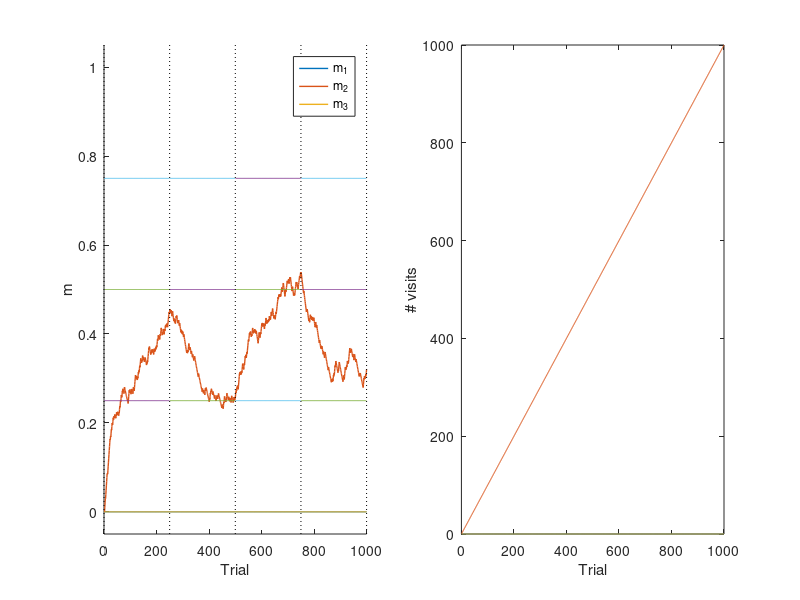

MATLAB code for this plot: (Note: this script raises an error after producing the figure.)
%%% Computational Neuroscience 2013 - 
%%% Dayan & Abbott exercise 9.6 - 

% Marije ter Wal - 2013


clear all; close all; clc

% settings
k       = 3; % number of arms
p       = [1/4, 1/2, 3/4]; 
assert(length(p) == k, 'Length of p vector does not match number of arms')

% show m-traces for single pair of epsilon and beta  

% settings
Ntrials = 1000;
Nswap   = 250; % # trials after which a policy change occurs
epsilon = 0.01; % learning rate; 0.01, 0.1 or 0.5
beta    = 100; % balance between exploration and exploitation; 1, 10, 100

% allocation & initialization
m       = zeros(Ntrials+1,k); 
reward  = zeros(Ntrials,k);
choice  = zeros(Ntrials,1);
Nvisits = zeros(Ntrials,k);
Ptrace  = zeros(Ntrials,k);

for n = 1:Ntrials
    % swap reward probabilities after Nswap trials
    Ptrace(n,:) = p;
    if mod(n,Nswap) == 0; 
        [~,Id] = sort(rand(3,1));
        p = p(Id);
        Ptrace(n,:) = NaN;
    end

    
    % make a choice
    Pk        = cumsum(exp(beta*m(n,:)) / sum(exp(beta*m(n,:)))); % probability distributions
    choice(n) = find(Pk-rand(1) >= 0, 1); % determines which arm is chosen
    C = choice(n);
    reward(n,C) = (sign(p(C) - rand(1)) + 1)/2; % win (1) or lose (0)?
    Nvisits(n:end,C) = Nvisits(n,C) + 1;

    fprintf('Arm %i was chosen and the reward was %i\n', choice(n), reward(n,choice(n)));
    
    % learn
    m(n+1:end,C) = m(n,C) + epsilon*(reward(n,C) - m(n,C));
end  

% plot results
figure('Position', [50, 50, 900, 500]);
subplot(121); hold on
plot(1:Ntrials, m(1:Ntrials,:)', 'linewidth', 1);
plot(1:Ntrials, Ptrace);
plot([0:Nswap:Ntrials;0:Nswap:Ntrials], [-0.05, 1.05],':k')
ylim([-0.05, 1.05]); ylabel('m');
xlabel('Trial')
legend({'m_{1}', 'm_{2}', 'm_{3}'});
subplot(122);
plot(1:Ntrials, Nvisits);
ylabel('# visits');
xlabel('Trial');

%% compare epsilon and beta

clear all; 

% settings
k       = 3; % number of arms
p       = [1/4, 1/2, 3/4];
        assert(length(p) == k, 'Length of p vector does not match number of arms')

% show m-traces for single pair of epsilon and beta

% settings
Ntrials = 20000;
Nswap   = 250;
epsilon = [0.01,0.1,0.5]; % learning rate; 0.01, 0.1 or 0.5
beta    = [5,10,100]; % balance between exploration and exploitation; 1, 10, 100

% allocation
data    = zeros(length(epsilon), length(beta));

for e = 1:length(epsilon);
    for b = 1:length(beta);
        
        % reset random number generator
        s = RandStream('mcg16807','Seed',1);
        RandStream.setGlobalStream(s);

        % initialization
        m         = zeros(1,k);
        rewardTot = 0;
        
        for n = 1:Ntrials
            % swap reward probabilities after Nswap trials
            if mod(n,Nswap) == 0;
                [~,Id] = sort(rand(3,1));
                p      = p(Id);
            end
            
            % make a choice
            Pk     = cumsum(exp(beta(b)*m) / sum(exp(beta(b)*m))); % probability distributions
            choice = find(Pk-rand(1) >= 0, 1); % determines which arm is chosen
            reward = (sign(p(choice) - rand(1)) + 1)/2; % win or lose?
            rewardTot = rewardTot + reward;
            
            % learn
            m(choice) = m(choice) + epsilon(e)*(reward - m(choice));
        end
    data(e,b) = rewardTot;
    end
end

figure;
bar3(data);
colormap(flipud(autumn))
set(gca, 'xticklabel', beta);
set(gca, 'yticklabel', epsilon);
view([-55,35])
xlabel('\beta')
ylabel('\epsilon')
zlabel('Total reward')

%% Reproducing Figure 9.4 - not part of the exercise

% clear all
% 
% % settings
% k       = 2; % number of choices. Here, yellow and blue flowers
% p       = [0.5, 0.5]; 
% ra      = [1, 2]./p;  % reward per flower. In the book it was given that
                        % <ra> = [1,2];
% 
% % settings
% Ntrials = 200;
% Nswap   = 100;
% epsilon = 0.1; 
% beta    = 1; 
% 
% % allocation & initialization
% m       = zeros(Ntrials+1,k); 
% reward  = zeros(Ntrials,k);
% choice  = zeros(Ntrials,1);
% Nvisits = zeros(Ntrials, k);
% 
% for n = 1:Ntrials
% %     swap reward probabilities after Nswap trials
%     if mod(n,Nswap) == 0; 
%         ra = fliplr(ra);
%     end
%     
%     % make a choice
%     Pk        = cumsum(exp(beta*m(n,:)) / sum(exp(beta*m(n,:)))); % probability distributions
%     choice(n) = find(Pk-rand(1) >= 0, 1); % determines which arm is chosen
%     C = choice(n);
%     reward(n,C) = ((sign(p(C) - rand(1)) + 1)/2) * ra(C);
%     Nvisits(n:end,C) = Nvisits(n,C) + 1;
%     
%     % learn
%     m(n+1:end,C) = m(n,C) + epsilon*(reward(n,C) - m(n,C));
% end  
% 
% figure('Position', [50, 50, 700, 400]);
% subplot(121); hold on
% plot(1:Ntrials, m(1:Ntrials,:)', 'linewidth', 2);
% plot(1:Ntrials, repmat(p.*ra,[Ntrials,1]), ':k');
% ylim([-0.05, 3.05]); ylabel('m');
% xlabel('Trial')
% legend({'m_{b}', 'm_{y}'}, 'Location', 'SouthEast'); 
% subplot(122);
% plot(1:Ntrials, Nvisits);
% ylim([-2,120]); ylabel('# visits');
% xlabel('Trial');